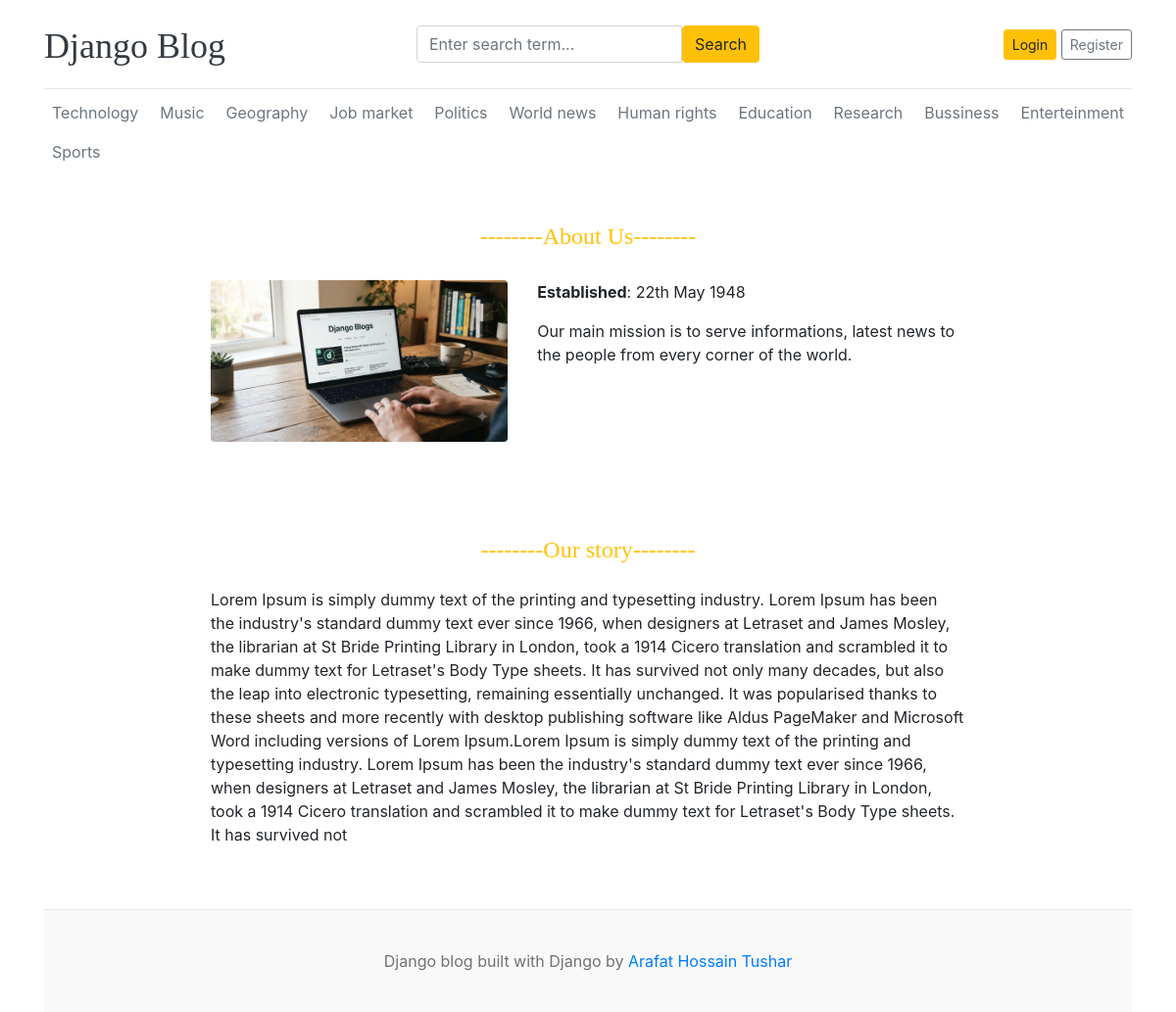
The page /about/ on the database its author committed.
### blogs/models.py (models this page shows, shortened)
class Category(models.Model):
    category_name = models.CharField(max_length= 50, unique=True)
    created_at = models.DateTimeField(auto_now_add=True)
    updated_at = models.DateTimeField(auto_now=True)
    class Meta:
        verbose_name_plural = 'categories'

### assignments/models.py (models this page shows, shortened)
class AboutUs(models.Model):
    about_heading = models.CharField(max_length=20)
    establish_time = models.CharField(max_length=20)
    mission = models.TextField(max_length=250)
    about_image = models.ImageField(upload_to='uploads/%Y/%m/%d')
    about_body = models.TextField(max_length=1000)
    created_at = models.DateTimeField(auto_now_add=True)
    updated_at = models.DateTimeField(auto_now=True)
    class Meta:
        verbose_name_plural = 'About'

### assignments/views.py (the view)
# urls.py: path('about/', AboutView.about_us, name='about'),
def about_us(request):
    about = get_object_or_404(AboutUs)
    context = {
        'about': about,
    }
    return render(request, 'about.html', context)

### blogs/context_processors.py (called while the page is built)
def get_categories(request):
    categories = Category.objects.all().order_by('-created_at')
    return dict(categories=categories)

def get_social_links(request):
    social_links = SocialLink.objects.all()
    return dict(social_links=social_links)

### templates/about.html
{% extends 'base.html' %}
{% block content %}
    <main class="container my-5" style="max-width: 800px;">
        <section class="mb-5">
            <h4 class="section-title text-warning" style="text-align: center; margin-bottom: 30px;">--------{{ about.about_heading }}--------</h4>
            <div class="row g-4 align-items-start mt-2">
                <div class="col-md-5">
                    <figure class="mb-4"><img class="img-fluid rounded" src="{{ about.about_image.url }}" alt="..." /></figure>
                </div>
                <div class="col-md-7">
                    <p class="text-content">
                        <span style="font-weight: bold;">Established</span>: {{ about.establish_time }}
                    </p>
                    <p class="text-content">
                        {{ about.mission }}
                    </p>
                </div>
            </div>
        </section>
        <section class="mt-5 pt-4">
            <h4 class="section-title text-warning" style="text-align: center;">--------Our story--------</h4>
            <div class="row mt-4">
                <div class="col-12">
                    <p class="text-content">
                        {{ about.about_body }}
                    </p>
                </div>
            </div>
        </section>
    </main>
{% endblock %}

### templates/base.html (shortened to what this page needs)
{% load static %}
<!DOCTYPE html>
<html lang="en">
<head>
    <link href="https://getbootstrap.com/docs/4.0/dist/css/bootstrap.min.css" rel="stylesheet">
    <link rel="stylesheet" href="https://cdnjs.cloudflare.com/ajax/libs/font-awesome/7.3.1/css/all.min.css">
    <link href="{% static 'css/blog.css' %}" rel="stylesheet">
</head>
<body>
    <div class="container">
        <header class="blog-header py-3">
            <div class="row flex-nowrap justify-content-between align-items-center">
                <div class="col-4 pt-1">
                    <a class="blog-header-logo text-dark" href="/">Django Blog</a>
                </div>
                <div class="col-4">
                    <form action="{% url 'search' %}" method="GET">
                        <div class="input-group">
                            <input class="form-control" type="text" name="keyword" value="{{ keyword }}" placeholder="Enter search term..." aria-label="Enter search term..." aria-describedby="button-search" />
                            <button type="submit" class="btn btn-warning" id="button-search">Search</button>
                        </div>
                    </form>
                </div>
                {% if not user.is_authenticated %}
                <div class="col-4 d-flex justify-content-end align-items-center">
                    <a class="btn btn-sm btn-warning" href="{% url 'login' %}">Login</a> &nbsp;
                    <a class="btn btn-sm btn-outline-secondary" href="{% url 'register' %}">Register</a>
                </div>
                {% endif %}
            </div>
        </header>
        <div class="nav-scroller py-1 mb-2">
            <nav class="nav d-flex justify-content-between">
                {% for cat in categories %}
                <a class="p-2 text-muted" href="{% url 'posts-by-category' cat.id %}">{{ cat.category_name }}</a>
                {% endfor %}
            </nav>
        </div>
{% block content %}
{% endblock %}
        <footer class="blog-footer">
            <p>Django blog built with Django by <a target="_blank" href="https://arafathossaintushar.onrender.com/">Arafat Hossain Tushar</a></p>
        </footer>
    </div>
</body>
</html>

### blog_main/static/css/blog.css (style rules this page uses)
.blog-header { border-bottom: 1px solid #e5e5e5; }
.blog-header-logo { font-family: "Playfair Display", Georgia, "Times New Roman", serif; font-size: 2.25rem; }
h1, h2, h3, h4, h5, h6 { font-family: "Playfair Display", Georgia, "Times New Roman", serif; }
.blog-footer { padding: 2.5rem 0; color: #727272; text-align: center; background-color: #f9f9f9; border-top: .05rem solid #e5e5e5; }
.blog-footer p:last-child { margin-bottom: 0; }

### rows shown on the page
Category: category_name "Technology"
Category: category_name "Music"
Category: category_name "Geography"
Category: category_name "Job market"
Category: category_name "Politics"
Category: category_name "World news"
Category: category_name "Human rights"
Category: category_name "Education"
Category: category_name "Research"
Category: category_name "Bussiness"
Category: category_name "Enterteinment"
Category: category_name "Sports"
AboutUs: about_heading "About Us", about_image (picture), establish_time "22th May 1948", mission "Our main mission is to serve informations, latest news to the people from every corner of the world.", about_body "Lorem Ipsum is simply dummy text of the printing and typesetting industry. Lorem Ipsum has been the industry's standard dummy text ever since 1966, when designers at Letraset and James Mosley, the librarian at St Bride Printing Library in London, took a 1914 Cicero translation and scrambled it to make dummy text for Letraset's Body Type sheets. It has survived not only many decades, but also the leap into electronic typesetting, remaining essentially unchanged. It was popularised thanks to these sheets and more recently with desktop publishing software like Aldus PageMaker and Microsoft Word including versions of Lorem Ipsum.Lorem Ipsum is simply dummy text of the printing and typesetting…"
